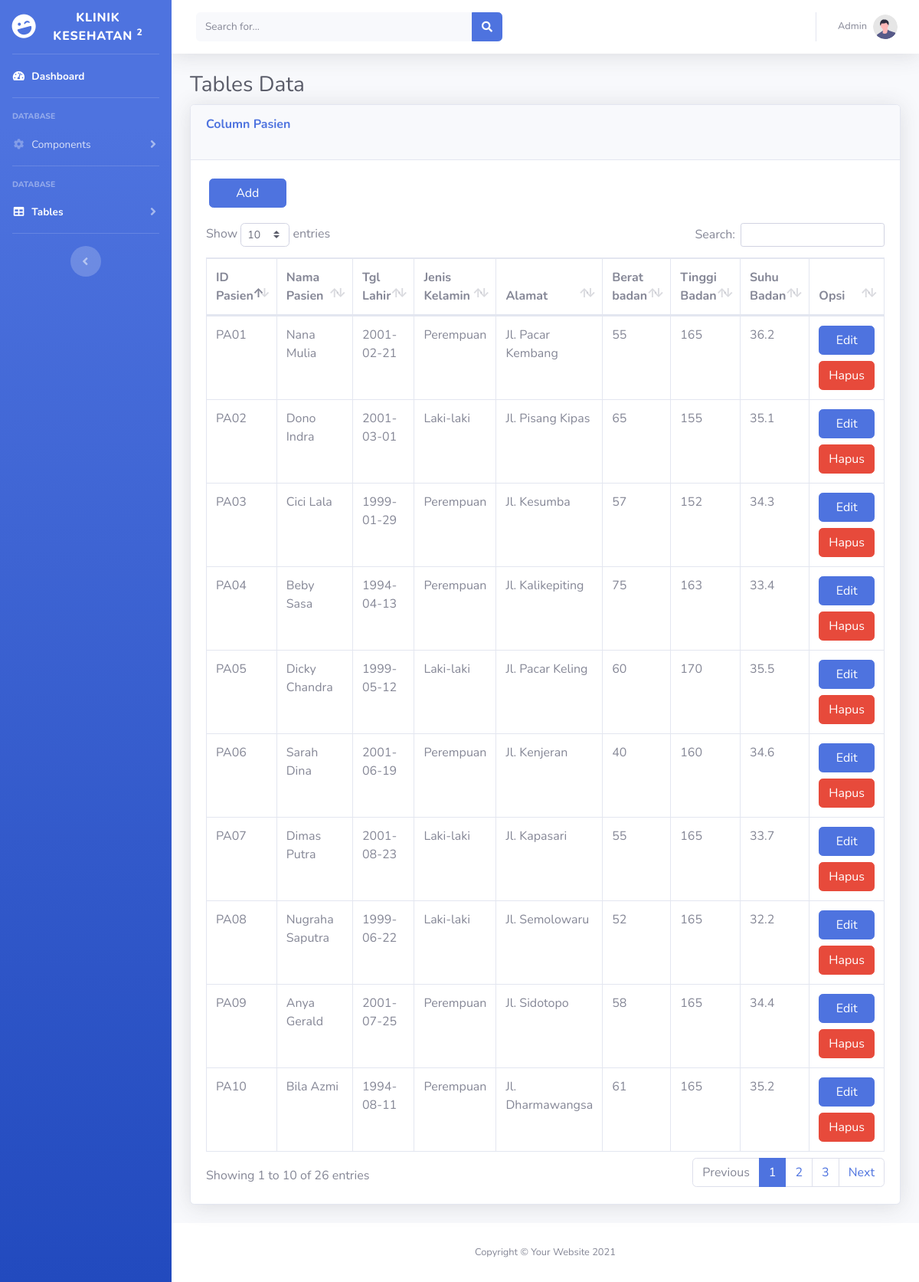
The page /pasien.php on the database as committed earlier.
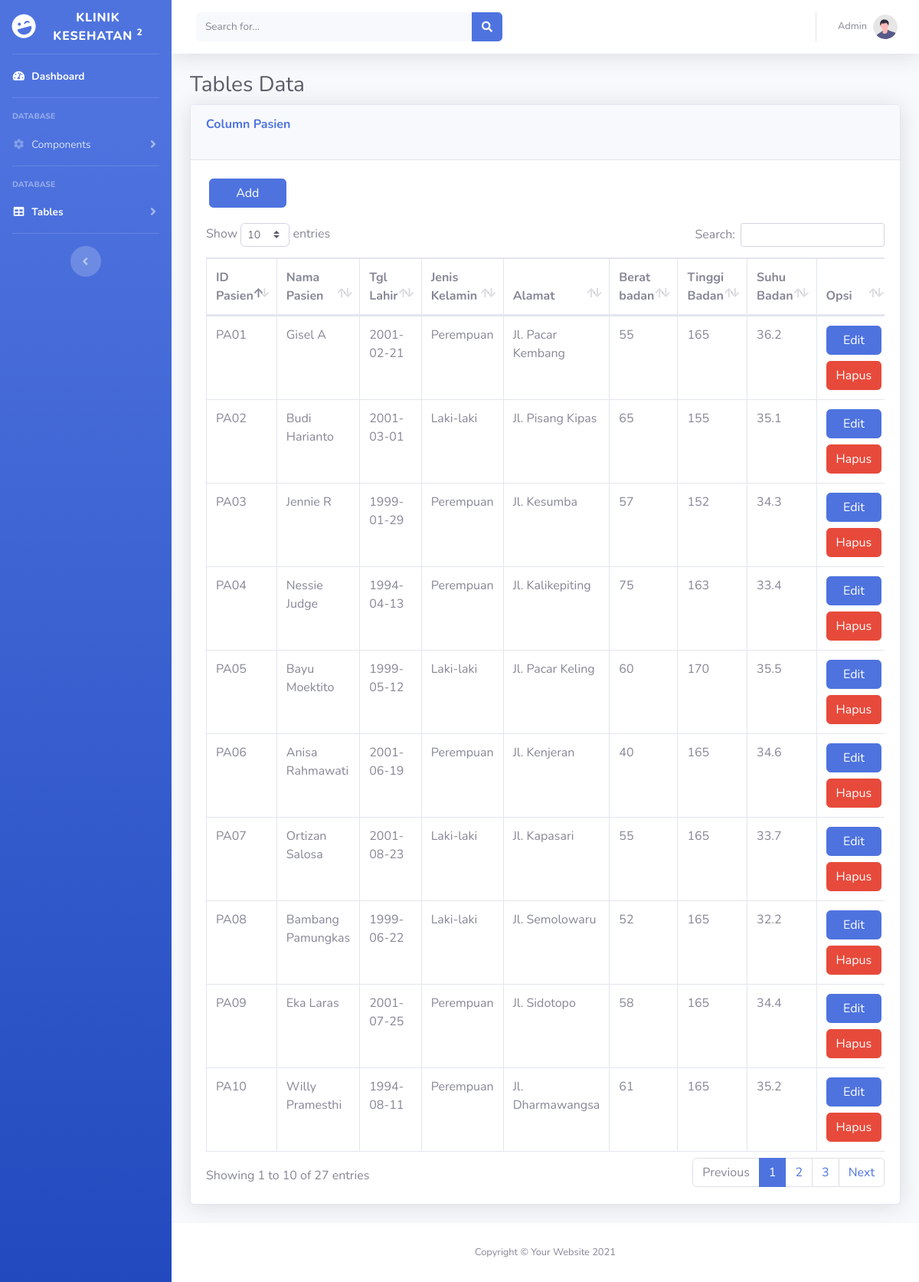
The same page on the database as committed later.
### tables this page shows
CREATE TABLE `pasien` (
  `id_pasien` varchar(5) NOT NULL,
  `no_pasien` int(11) NOT NULL,
  `password` varchar(255) NOT NULL,
  `nama_pasien` varchar(30) NOT NULL,
  `tgl_lahir` date NOT NULL,
  `jenis_kelamin_pasien` varchar(15) NOT NULL,
  `alamat_pasien` varchar(30) NOT NULL,
  `berat_badan` int(11) NOT NULL,
  `tinggi_badan` int(11) NOT NULL,
  `suhu_badan` double NOT NULL
);

### pasien.php (the view, shortened to what this page needs)
<?php
$link = mysqli_connect("localhost", "root", "", "klinik_kesehatan");
?>
<!DOCTYPE html>
<html lang="en">
<head>
    <link href="vendor/fontawesome-free/css/all.min.css" rel="stylesheet" type="text/css">
    <link href="css/sb-admin-2.min.css" rel="stylesheet">
    <link href="vendor/datatables/dataTables.bootstrap4.min.css" rel="stylesheet">
</head>
<body id="page-top">
    <div id="wrapper">
        <ul class="navbar-nav bg-gradient-primary sidebar sidebar-dark accordion" id="accordionSidebar">
            <a class="sidebar-brand d-flex align-items-center justify-content-center" href="index.php">
                <div class="sidebar-brand-icon rotate-n-15">
                    <i class="fas fa-laugh-wink"></i>
                </div>
                <div class="sidebar-brand-text mx-3">Klinik Kesehatan <sup>2</sup></div>
            </a>
            <hr class="sidebar-divider my-0">
            <li class="nav-item active">
                <a class="nav-link" href="index.php">
                    <i class="fas fa-fw fa-tachometer-alt"></i>
                    <span>Dashboard</span></a>
            </li>
            <hr class="sidebar-divider">
            <div class="sidebar-heading">
                Database
            </div>
            <li class="nav-item">
                <a class="nav-link collapsed" href="#" data-toggle="collapse" data-target="#collapseTwo" aria-expanded="true" aria-controls="collapseTwo">
                    <i class="fas fa-fw fa-cog"></i>
                    <span>Components</span>
                </a>
            </li>
            <hr class="sidebar-divider">
            <div class="sidebar-heading">
                Database
            </div>
            <li class="nav-item active">
                <a class="nav-link collapsed" href="#" data-toggle="collapse" data-target="#collapseUtilities" aria-expanded="true" aria-controls="collapseUtilities">
                    <i class="fas fa-fw fa-table"></i>
                    <span>Tables</span>
                </a>
            </li>
            <hr class="sidebar-divider d-none d-md-block">
            <div class="text-center d-none d-md-inline">
                <button class="rounded-circle border-0" id="sidebarToggle"></button>
            </div>
        </ul>
        <div id="content-wrapper" class="d-flex flex-column">
            <div id="content">
                <nav class="navbar navbar-expand navbar-light bg-white topbar mb-4 static-top shadow">
                    <form class="d-none d-sm-inline-block form-inline mr-auto ml-md-3 my-2 my-md-0 mw-100 navbar-search">
                        <div class="input-group">
                            <input type="text" class="form-control bg-light border-0 small" placeholder="Search for..." aria-label="Search" aria-describedby="basic-addon2">
                            <div class="input-group-append">
                                <button class="btn btn-primary" type="button">
                                    <i class="fas fa-search fa-sm"></i>
                                </button>
                            </div>
                        </div>
                    </form>
                    <ul class="navbar-nav ml-auto">
                        <li class="nav-item dropdown no-arrow">
                            <a class="nav-link dropdown-toggle" href="#" id="userDropdown" role="button" data-toggle="dropdown" aria-haspopup="true" aria-expanded="false">
                                <span class="mr-2 d-none d-lg-inline text-gray-600 small">Admin</span>
                                <img class="img-profile rounded-circle" src="img/undraw_profile.svg">
                            </a>
                        </li>
                    </ul>
                </nav>
                <div class="container-fluid">
                    <h1 class="h3 mb-2 text-gray-800">Tables Data</h1>
                    <div class="card shadow mb-4">
                        <div class="card-header py-3">
                            <h6 class="m-0 font-weight-bold text-primary" style="padding-bottom:20px">Column Pasien</h6>
                        </div><br>
                        <?php
                        $sql = "SELECT*FROM pasien";
                        if ($result = mysqli_query($link, $sql)) {
                            if (mysqli_num_rows($result) > 0) {
                        ?>
                                <div class="col-lg-10 col-md-10">
                                    <div class="col-lg-2">
                                        <a class="btn btn-primary btn-user btn-block" href="addPasien.php">Add</a>
                                    </div>
                                </div>
                                <div class="card-body">
                                    <div class="table-responsive">
                                        <table class="table table-bordered" id="dataTable" width="100%" cellspacing="0">
                                            <thead>
                                                <tr>
                                                    <th>ID Pasien</th>
                                                    <th>Nama Pasien</th>
                                                    <th>Tgl Lahir</th>
                                                    <th>Jenis Kelamin</th>
                                                    <th>Alamat</th>
                                                    <th>Berat badan</th>
                                                    <th>Tinggi Badan</th>
                                                    <th>Suhu Badan</th>
                                                    <th>Opsi</th>
                                                </tr>
                                            </thead>
                                            <tbody>
                                                <tr>
                                                    <?php
                                                    while ($row = mysqli_fetch_array($result)) {
                                                    ?>
                                                        <td><?php
                                                            echo  $row['id_pasien'];
                                                            ?>
                                                        </td>
                                                        <td><?php
                                                            echo $row['nama_pasien'];
                                                            ?>
                                                        </td>
                                                        <td><?php
                                                            echo $row['tgl_lahir'];
                                                            ?>
                                                        </td>
                                                        <td><?php
                                                            echo $row['jenis_kelamin_pasien'];
                                                            ?>
                                                        </td>
                                                        <td><?php
                                                            echo $row['alamat_pasien'];
                                                            ?>
                                                        </td>
                                                        <td><?php
                                                            echo $row['berat_badan'];
                                                            ?>
                                                        </td>
                                                        <td><?php
                                                            echo $row['tinggi_badan'];
                                                            ?>
                                                        </td>
                                                        <td><?php
                                                            echo $row['suhu_badan'];
                                                            ?>
                                                        </td>
                                                        <td>
                                                            <a class="btn btn-primary btn-user btn-block" href="editpasien.php?id=<?php echo $row['id_pasien']; ?>">Edit</a>
                                                            <a class="btn btn-danger btn-user btn-block" href="hapuspasien.php?id=<?php echo $row['id_pasien']; ?>">Hapus</a>
                                                        </td>
                                                </tr>
                                    <?php
                                                    }
                                                } else {
                                                    echo "No records matching your query were found.";
                                                }
                                            } else {
                                                echo "ERROR: Could not able to execute $sql. " . mysqli_error($link);
                                            }
                                    ?>
                                            </tbody>
                                        </table>
                                    </div>
                                </div>
                    </div>
                </div>
            </div>
            <footer class="sticky-footer bg-white">
                <div class="container my-auto">
                    <div class="copyright text-center my-auto">
                        <span>Copyright &copy; Your Website 2021</span>
                    </div>
                </div>
            </footer>
        </div>
    </div>
</body>
</html>

Rows that differ between the two databases and show on the page:
changed pasien "PA01": nama_pasien "Nana Mulia" → "Gisel A"
changed pasien "PA02": nama_pasien "Dono Indra" → "Budi Harianto"
changed pasien "PA03": nama_pasien "Cici Lala" → "Jennie R"
changed pasien "PA04": nama_pasien "Beby Sasa" → "Nessie Judge"
changed pasien "PA05": nama_pasien "Dicky Chandra" → "Bayu Moektito"
changed pasien "PA06": nama_pasien "Sarah Dina" → "Anisa Rahmawati"; tinggi_badan "160" → "165"
changed pasien "PA07": nama_pasien "Dimas Putra" → "Ortizan Salosa"
changed pasien "PA08": nama_pasien "Nugraha Saputra" → "Bambang Pamungkas"
changed pasien "PA09": nama_pasien "Anya Gerald" → "Eka Laras"
changed pasien "PA10": nama_pasien "Bila Azmi" → "Willy Pramesthi"
Other text that changed with them:
text written by a page script: "Show entries Search: Showing 1 to 10 of 26 entries Previous 1 2 3 Next" → "Show entries Search: Showing 1 to 10 of 27 entries Previous 1 2 3 Next"
